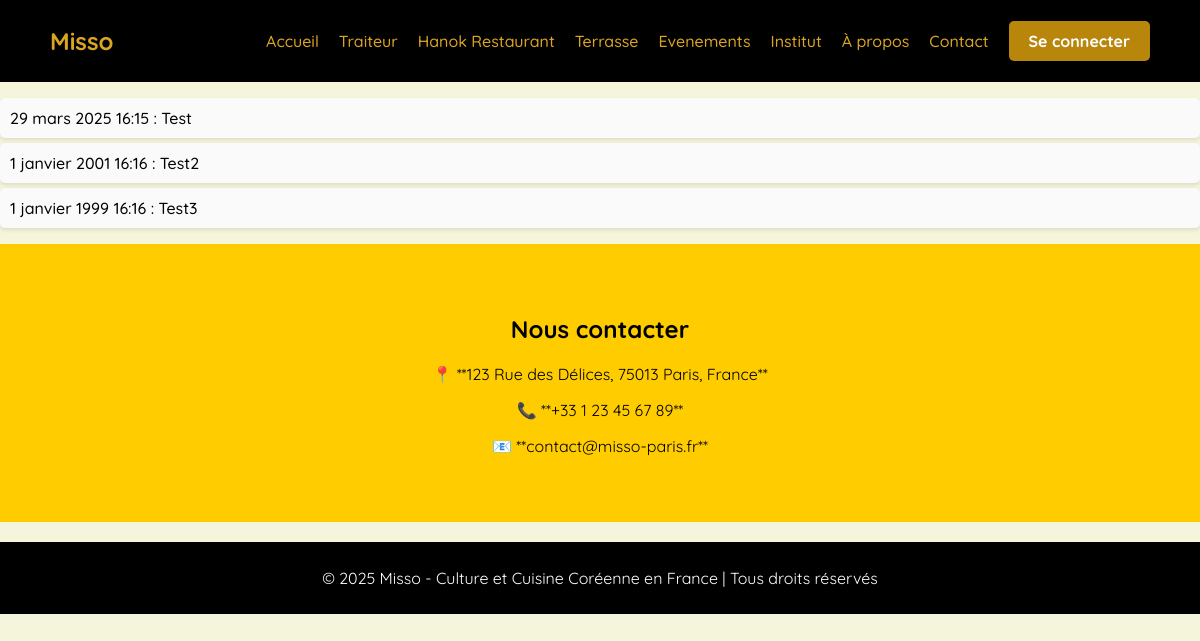
/evenements/, run on the app's committed database.
### evenements/models.py (models this page shows, shortened)
class Evenement(models.Model):
    titre = models.CharField(max_length=200,unique=True, blank=True)
    date = models.DateTimeField()
    description = models.TextField(blank=True, null=True)
    slug = models.SlugField(blank=True, editable=False)
    def get_absolute_url(self):
        return reverse("evenement-detail", kwargs={'slug': self.slug})

### evenements/views.py (the view)
class EvenementArchiveIndexView(ArchiveIndexView):
    model = Evenement
    queryset = Evenement.objects.all()
    date_field = "date"
    allow_future = True

### evenements/templates/evenements/evenement_archive.html
{% extends "evenements/base.html" %}
{% load static %}
{% block content %}
  <div class="evenements">
    <ul>
        {% for evenement in latest %}
            <li  class="btns"><a href="{{ evenement.get_absolute_url }}">{{ evenement.date }} :  {{ evenement.titre }}</a></li>
             {% empty %}
                    <p>Aucun événement disponible.</p>
        {% endfor %}
    </ul>
    </div>
{% endblock %}

### evenements/templates/evenements/base.html (shortened to what this page needs)
<!DOCTYPE html>
<html lang="fr">
<head>
    {% load static %}
    <link rel="stylesheet" href="{% static 'utilisateurs/evenements.css' %}">
    <link rel="stylesheet" href="{% static 'utilisateurs/navigation.css' %}">
</head>
<body>
    <header>
        <nav>
            <div class="logo"> Misso </div>
            <ul>
               <li><a href="{% url 'accueil' %}#accueil">Accueil</a></li>
                <li><a href="{% url 'menu' 'traiteur' %}">Traiteur</a></li>
                <li><a href="{% url 'menu' 'hanok' %}">Hanok Restaurant</a></li>
                <li><a href="{% url 'menu' 'rooftop' %}">Terrasse</a></li>
                <li><a href="{% url 'evenements' %}">Evenements</a></li>
                <li><a href="{% url 'institut' %}">Institut</a></li>
                <li><a href="{% url 'histoire' %}">À propos</a></li>
                <li><a href="{% url 'accueil' %}#contact">Contact</a></li>
                <li>
                    {% if user.is_authenticated %}
                        <a href="{% url 'profil' %}" class="btns">Profil</a>
                    {% else %}
                        <a href="{% url 'connexion' %}" class="btns">Se connecter</a>
                    {% endif %}
                </li>
            </ul>
        </nav>
    </header>
    <div id="content">
        {% block content %}{% endblock %}
    </div>
</body>
</html>
   <section id="contact" class="contact">
        <h2>Nous contacter</h2>
        <p>📍 **123 Rue des Délices, 75013 Paris, France**</p>
        <p>📞 **+33 1 23 45 67 89**</p>
        <p>📧 **contact@misso-paris.fr**</p>
    </section>
    <footer>
        <p>&copy; 2025 Misso - Culture et Cuisine Coréenne en France | Tous droits réservés</p>
    </footer>
</body>
</html>

### utilisateurs/static/utilisateurs/evenements.css (style rules this page uses)
body { font-family: 'Quicksand', sans-serif; margin: 0; padding: 0; display: block; height: 100vh; color: black; background: #F5F5DC; }
.evenements ul { list-style-type: none; padding: 0; }
.evenements li { padding: 10px; background-color: #fafafa; margin: 5px 0; border-radius: 5px; box-shadow: 0 2px 4px rgba(0, 0, 0, 0.1); }
.evenements ul li a { text-decoration: none; color: #000000; font-weight: 500; transition: color 0.3s; }
.about, .contact { text-align: center; padding: 50px; background: #ffcc00; color: black; }
footer { background: black; color: white; text-align: center; padding: 10px; margin-top: 20px; }

### utilisateurs/static/utilisateurs/navigation.css (style rules this page uses)
nav { display: flex; justify-content: space-between; align-items: center; padding: 15px 50px; background: black; top: 0; left: 0; z-index: 1000; text-align: center; }
nav .logo { font-size: 24px; font-weight: bold; color: goldenrod; }
nav ul { list-style: none; display: flex; gap: 20px; }
nav ul li { display: inline; }
nav ul li a { text-decoration: none; color: goldenrod; ; font-weight: 500; transition: color 0.3s; }
.btns { background-color: darkgoldenrod; padding: 10px 20px; border-radius: 5px; color: white; text-decoration: none; font-weight: bold; transition: background 0.3s; }

### data on the page
Evenement: date "29 mars 2025 16:15", titre "Test"
Evenement: date "1 janvier 2001 16:16", titre "Test2"
Evenement: date "1 janvier 1999 16:16", titre "Test3"
